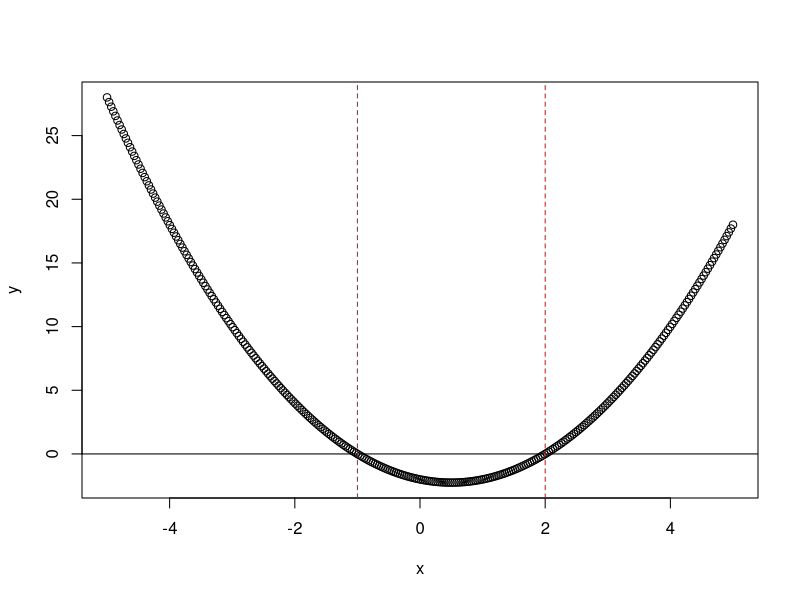

The R script that drew this image:
## ---- chunk 1
a=1
b=-1
c=-2

if(b^2 == 4*a*c){
  p1 = paste0("there is one solution. The solution is ", (-b + sqrt(b^2 - 4*a*c))/(2*a), ".")
  p2 = paste0("As indicated by the red dashed line, there is one point where the quadratic curve intersects with the line y=0, at x=", (-b + sqrt(b^2 - 4*a*c))/(2*a), ".")
}else if(b^2 > 4*a*c){
  p1 = paste0("there are two solutions. The solutions are ", (-b + sqrt(b^2 - 4*a*c))/(2*a), " and ", (-b - sqrt(b^2 - 4*a*c))/(2*a), ".")
  p2 = paste0("As indicated by the red dashed lines, there are two points where the quadratic curve intersects with the line y=0, one at x=", (-b + sqrt(b^2 - 4*a*c))/(2*a), " and the other at x=", (-b - sqrt(b^2 - 4*a*c))/(2*a), ".")
}else if(b^2 < 4*a*c){
  p1 = paste0("there are no real solutions.")
  p2 = paste0("As you can see, the quadratic curve does not intersect with the line y=0; hence, there are no solutions")
}
## ---- chunk 2
x=seq(-5, 5, length.out = 300)
y=a*x^2 + b*x + c
plot(x, y)
abline(h = 0)

if(b^2 == 4*a*c){
  printout = paste0("There is one solution. The solution is ", (-b + sqrt(b^2 - 4*a*c))/(2*a), ".")
  abline(v = (-b + sqrt(b^2 - 4*a*c))/(2*a), col = "red", lty=2)
}else if(b^2 > 4*a*c){
  printout = paste0("There are two solutions. The solutions are ", (-b + sqrt(b^2 - 4*a*c))/(2*a), " and ", (-b - sqrt(b^2 - 4*a*c))/(2*a), ".")
    abline(v = (-b + sqrt(b^2 - 4*a*c))/(2*a), col = "red", lty=2)
    abline(v = (-b - sqrt(b^2 - 4*a*c))/(2*a), col = "red", lty=2)
}else if(b^2 < 4*a*c){
  printout = paste0("There are no real solutions.")
}
